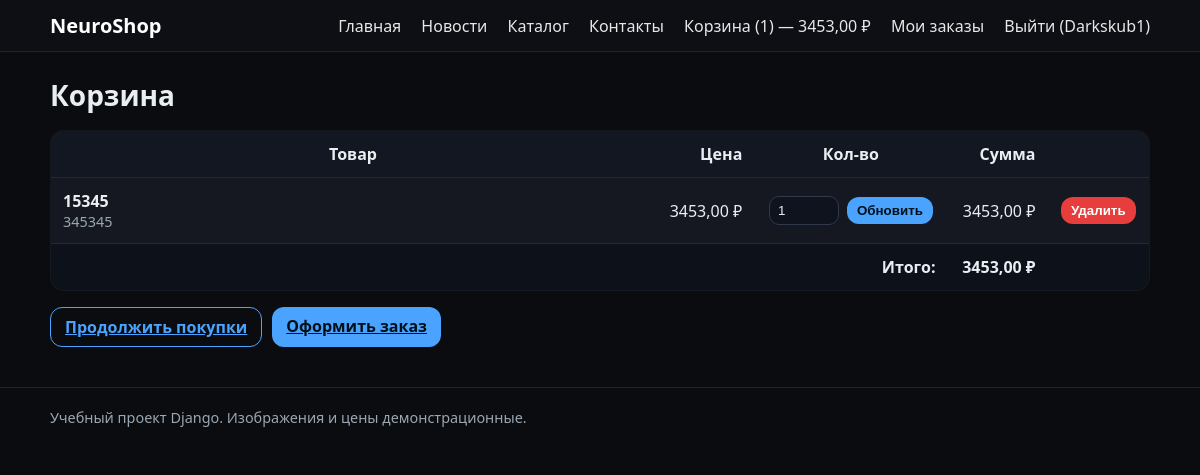
The app's page /cart/ (signed in), older data.
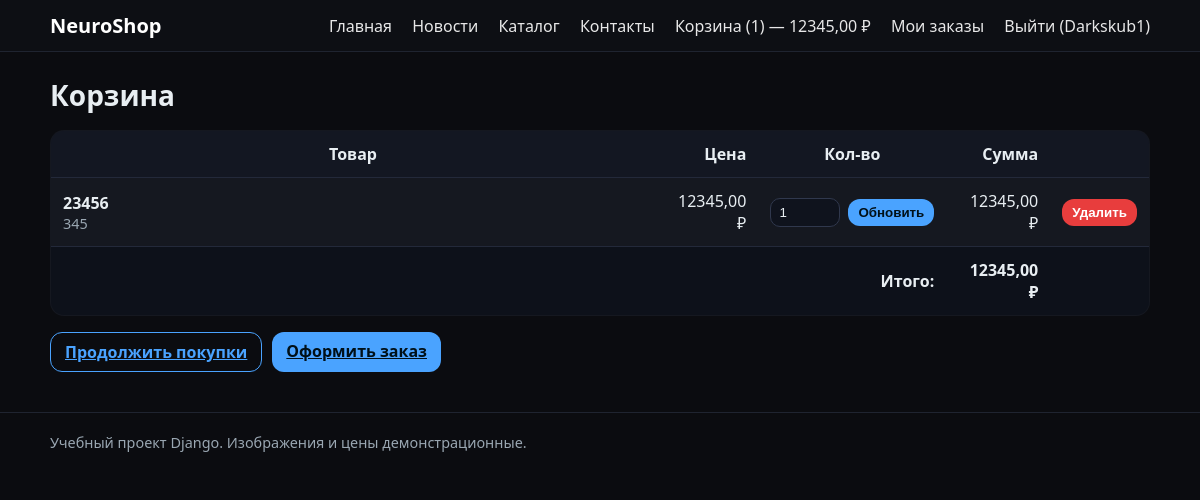
The same page, newer data.
### store/models.py (models this page shows, shortened)
class Product(models.Model):
    category = models.ForeignKey(
        Category,
        verbose_name="Категория",
        on_delete=models.CASCADE,
        related_name="products",
        null=True,
        blank=True,
    )
    name = models.CharField("Название", max_length=200)
    slug = models.SlugField("Слаг", unique=True)
    price = models.DecimalField("Цена", max_digits=10, decimal_places=2)
    image = models.ImageField(
        "Изображение", upload_to="products/", blank=True, null=True
    )
    description = models.TextField("Описание", blank=True)
    class Meta:
        ordering = ["name"]
        verbose_name = "Товар"
        verbose_name_plural = "Товары"

class ActiveCartItem(models.Model):
    cart = models.ForeignKey(
        ActiveCart,
        verbose_name="Корзина",
        on_delete=models.CASCADE,
        related_name="items",
    )
    product = models.ForeignKey(
        Product,
        verbose_name="Товар",
        on_delete=models.CASCADE,
    )
    price = models.DecimalField("Цена", max_digits=10, decimal_places=2)
    qty = models.PositiveIntegerField("Количество", default=1)
    class Meta:
        verbose_name = "Позиция корзины"
        verbose_name_plural = "Позиции корзины"
    @property
    def subtotal(self):
        return self.price * self.qty

### store/views.py (the view)
# urls.py: path("cart/", views.cart_detail, name="cart_detail"),
@login_required
@user_passes_test(is_client)
def cart_detail(request):
    cart = Cart(request)
    return render(request, "store/cart.html", {"cart": cart})

### store/cart.py (called while the page is built)
    def __iter__(self):
        if not self.cart_obj:
            return
        for item in self.cart_obj.items.select_related("product"):
            yield {
                "product": item.product,
                "price": item.price,
                "qty": item.qty,
                "subtotal": item.subtotal,
            }

    def total_qty(self):
        if not self.cart_obj:
            return 0
        return sum(item.qty for item in self.cart_obj.items.all())

    def total_price(self):
        if not self.cart_obj:
            return Decimal("0.00")
        return sum(item.subtotal for item in self.cart_obj.items.all())

### store/context_processors.py (called while the page is built)
def cart_summary(request):
    cart = Cart(request)
    return {
        "cart_total_qty": cart.total_qty(),
        "cart_total_price": cart.total_price(),
    }

### store/views.py (called while the page is built)
def is_client(user):
    return user.is_authenticated and not user.is_staff and not user.is_superuser

### templates/store/cart.html (shortened to what this page needs)
{% extends "base.html" %}
{% block content %}
<h1>Корзина</h1>
{% if cart_total_qty == 0 %}
  <p>Ваша корзина пуста. <a href="/">Перейти к товарам</a></p>
{% else %}
  <table class="cart-table">
    <thead>
      <tr>
        <th>Товар</th>
        <th class="right">Цена</th>
        <th class="center">Кол-во</th>
        <th class="right">Сумма</th>
        <th></th>
      </tr>
    </thead>
    <tbody>
      {% for item in cart %}
      <tr>
        <td class="prod-cell">
          <div class="prod-info">
            <div>
              <div class="prod-name">{{ item.product.name }}</div>
              <div class="muted small">{{ item.product.description|default:"" }}</div>
            </div>
          </div>
        </td>
        <td class="right">{{ item.price }} ₽</td>
        <td class="center">
          <form method="post" action="{% url 'store:cart_set' item.product.id %}" class="inline">
            <input type="number" name="qty" value="{{ item.qty }}" min="0" class="qty">
            <button class="btn btn-sm" type="submit">Обновить</button>
          </form>
        </td>
        <td class="right">{{ item.subtotal }} ₽</td>
        <td class="center">
          <form method="post" action="{% url 'store:cart_remove' item.product.id %}">
            <button class="btn btn-sm btn-danger" type="submit">Удалить</button>
          </form>
        </td>
      </tr>
      {% endfor %}
    </tbody>
    <tfoot>
      <tr>
        <td colspan="3" class="right"><strong>Итого:</strong></td>
        <td class="right"><strong>{{ cart_total_price }} ₽</strong></td>
        <td></td>
      </tr>
    </tfoot>
  </table>
  <div class="cart-actions">
    <a class="btn btn-outline" href="/">Продолжить покупки</a>
    <a class="btn" href="/checkout/">Оформить заказ</a>
  </div>
{% endif %}
{% endblock %}

### templates/base.html (shortened to what this page needs)
<!DOCTYPE html>
<html lang="ru">
<head>
  <link href="/static/store/styles.css" rel="stylesheet">
</head>
<body>
  <header class="site-header">
    <div class="container header-flex">
      <a class="logo" href="{% url 'store:home' %}">NeuroShop</a>
      <nav class="nav">
        <a href="{% url 'store:home' %}">Главная</a>
        <a href="{% url 'store:news_list' %}">Новости</a>
        <a href="{% url 'store:category_list' %}">Каталог</a>
        <a href="{% url 'store:contacts' %}">Контакты</a>
        {% if user.is_authenticated and not user.is_staff and not user.is_superuser %}
          <a href="{% url 'store:cart_detail' %}">Корзина ({{ cart_total_qty }}) — {{ cart_total_price }} ₽</a>
          <a href="{% url 'store:my_orders' %}">Мои заказы</a>
        {% endif %}
        {% if user.is_authenticated %}
          <a href="{% url 'logout' %}?next={% url 'store:home' %}">Выйти ({{ user.username }})</a>
        {% else %}
          <a href="{% url 'login' %}?next={{ request.path }}">Войти</a>
          <a href="{% url 'store:register' %}">Регистрация</a>
        {% endif %}
      </nav>
    </div>
  </header>
  <main class="container">
    {% block content %}{% endblock %}
  </main>
  <footer class="site-footer">
    <div class="container small">
      Учебный проект Django. Изображения и цены демонстрационные.
    </div>
  </footer>
</body>
</html>

Row changes from the older to the newer data that the page shows:
no longer on this page (row unchanged): Product: product.name "15345", product.description "345345", price "3453,00", qty "1", subtotal "3453,00"
added Product: product.name "23456", product.description "345", price "12345,00", qty "1", subtotal "12345,00"
Text that changed along with them:
{{ cart_total_price }}: "3453,00" → "12345,00"
